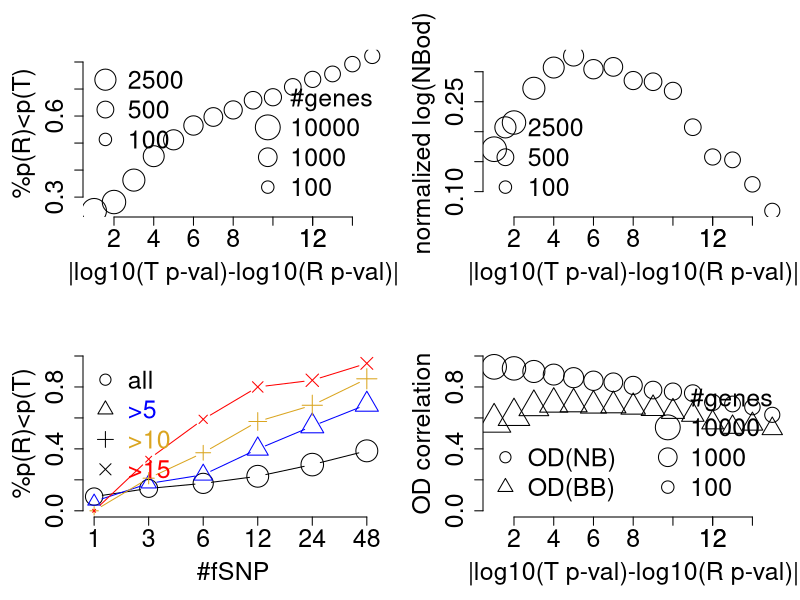
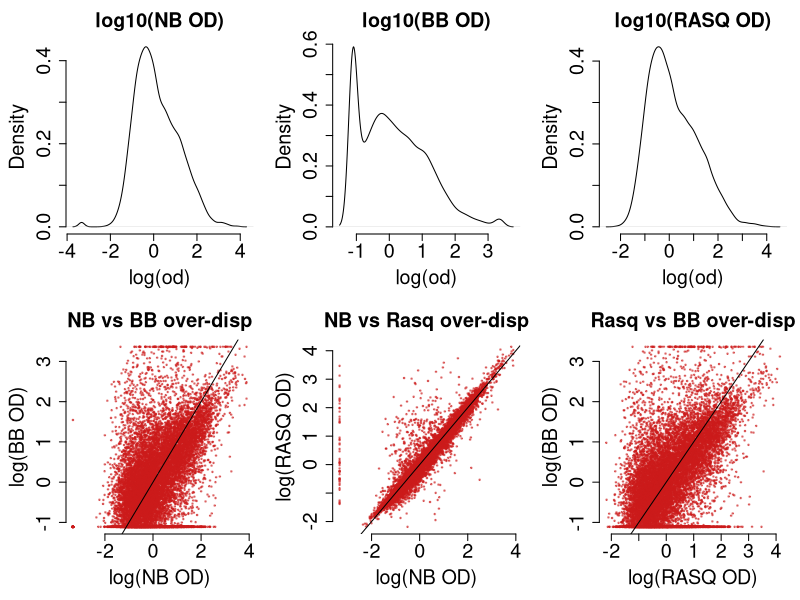
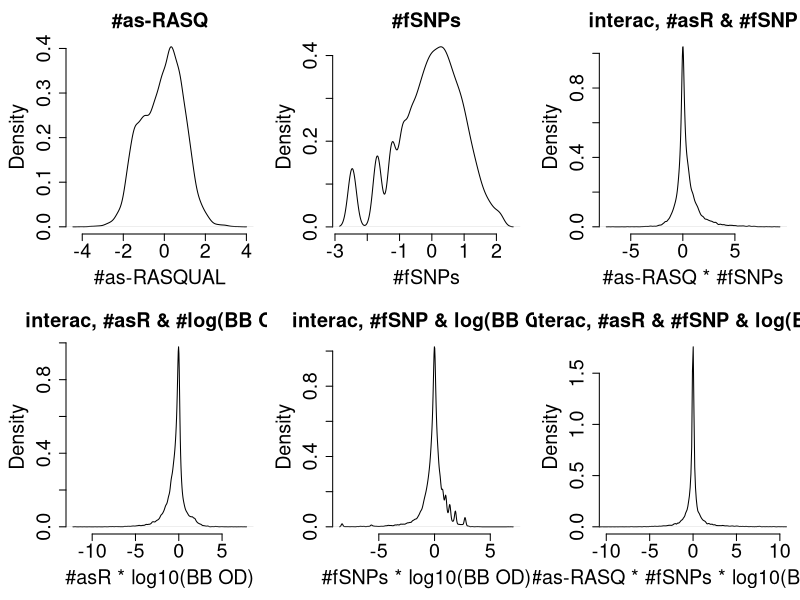
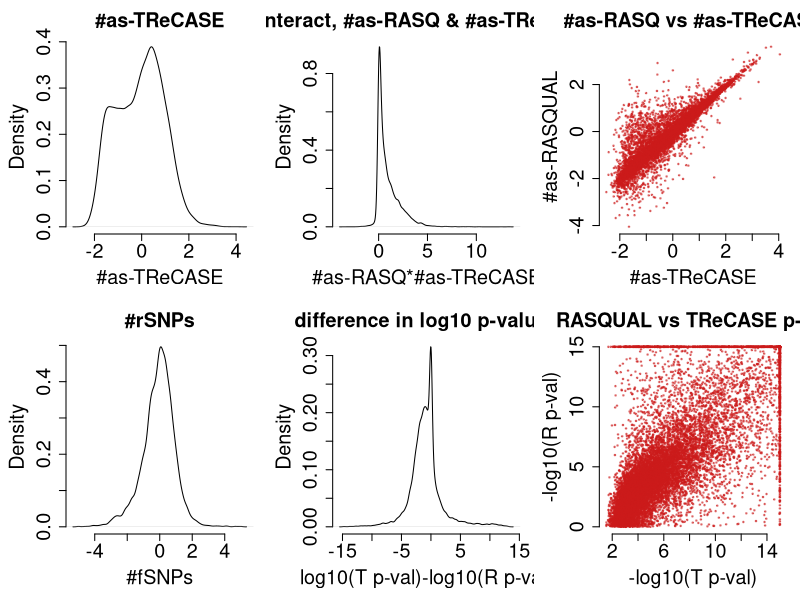
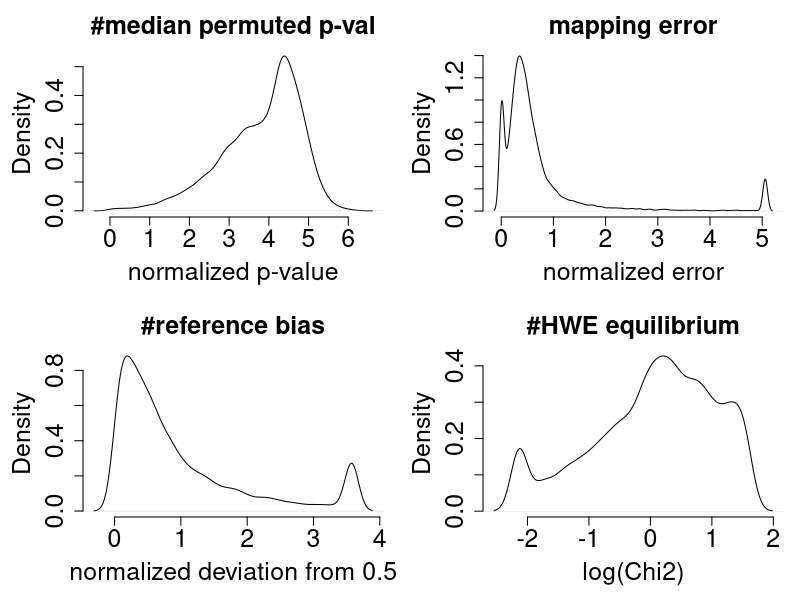
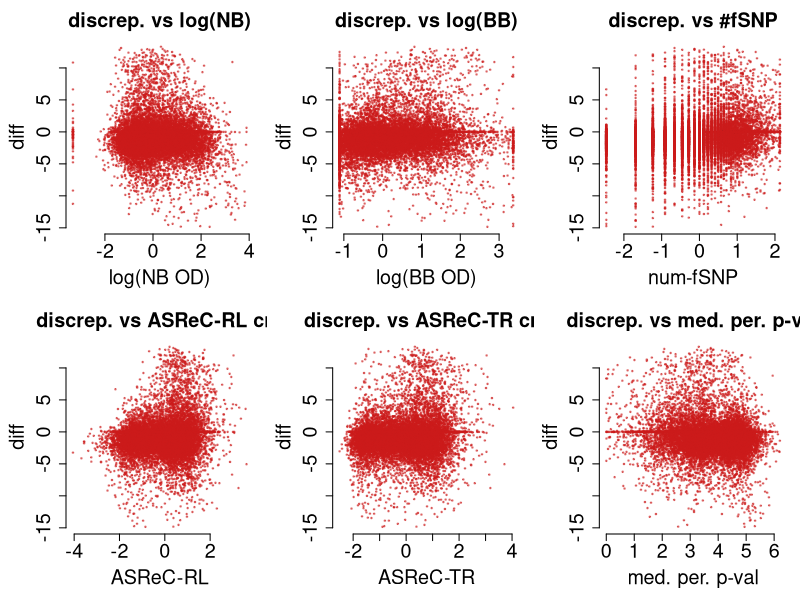
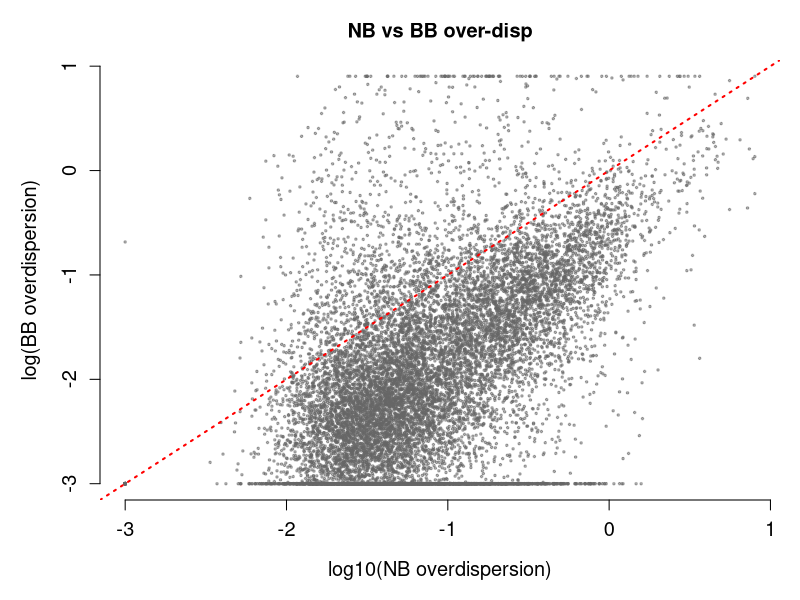
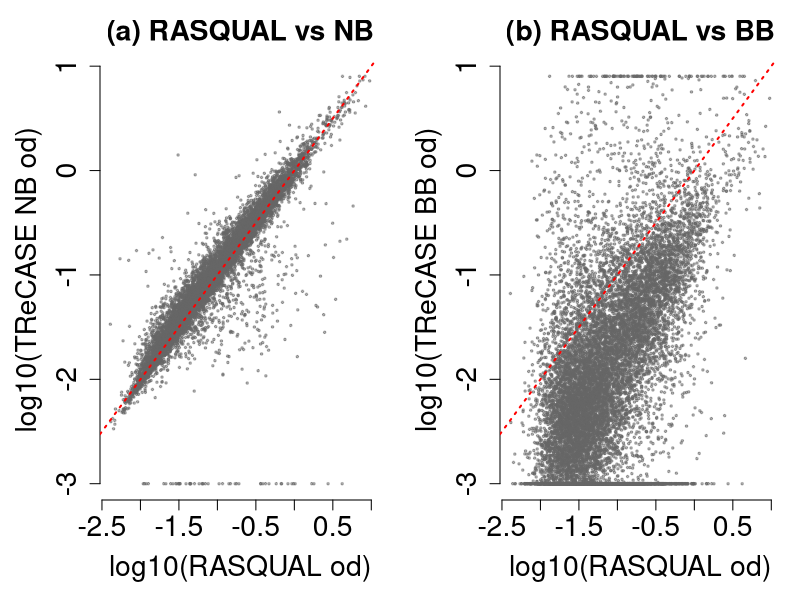

Recreate these plots in R, in order.
## ---- chunk 1
rasq = read.csv("linear_model_cov.csv")
rasq = rasq[!is.na(rasq$pvalT),]
dim(rasq)
rasq[1:2,]

rasq$qvalR = 10^rasq$qval
rasq$qvalT[rasq$qvalT<1e-100] = 1e-100
rasq$qvalR[rasq$qvalR<1e-100] = 1e-100
rasq$pvalT[rasq$pvalT<1e-100] = 1e-100
rasq$pvalR[rasq$pvalR<1e-100] = 1e-100
dim(rasq)

#rasq$rnlt = -log10(rasq$qvalR)
#rasq$tnlt = -log10(rasq$qvalT)
rasq$rnlt = -log10(rasq$pvalR)
rasq$tnlt = -log10(rasq$pvalT)

cent = function(x){
  med = median(x)
  (x-med)
}
norm = function(x){
  sd = sd(x)
  x/sd
}

odNB = rasq$odNB; odNB[odNB<1e-3]=1e-3; odNB[odNB>8]=8; 
odBB = rasq$odBB; odBB[odBB<1e-3]=1e-3; odBB[odBB>8]=8
odR = rasq$OD
lodNBp = log10(odNB); 
lodBBp = log10(odBB); 
lodRp = -log10(odR);
lodNB = cent(norm(lodNBp)); 
lodBB = cent(norm(lodBBp)); 
lodR = cent(norm(lodRp));



hiR = function(cuts, y){
   kp = abs(y)>cuts
   c(mean(y[kp]>0), sum(kp)) 
}
#show RASQUAL 
GfSNP = rasq$NfSNP
GfSNP[rasq$NfSNP>1]=3
GfSNP[rasq$NfSNP>2]=6
GfSNP[rasq$NfSNP>4]=12
GfSNP[rasq$NfSNP>8]=24
GfSNP[rasq$NfSNP>16]=48
cutoff = 25
rasq$rnlt[rasq$rnlt>cutoff] = cutoff
rasq$tnlt[rasq$tnlt>cutoff] = cutoff
y = rasq$rnlt-rasq$tnlt
z = y>0
kp0 = abs(y)>=0
kp1 = abs(y)>=1
kp5 = abs(y)>=5
kp10 = abs(y)>=10
kp15 = abs(y)>=15

ag0 = aggregate(z[kp0], by=list(GfSNP[kp0]), FUN=mean)
ag1 = aggregate(z[kp1], by=list(GfSNP[kp1]), FUN=mean)
ag5 = aggregate(z[kp5], by=list(GfSNP[kp5]), FUN=mean)
ag10 = aggregate(z[kp10], by=list(GfSNP[kp10]), FUN=mean)
ag15 = aggregate(z[kp15], by=list(GfSNP[kp15]), FUN=mean)

cg0 = aggregate(rep(1,sum(kp0)), by=list(GfSNP[kp0]), FUN=sum)
cg1 = aggregate(rep(1,sum(kp1)), by=list(GfSNP[kp1]), FUN=sum)
cg5 = aggregate(rep(1,sum(kp5)), by=list(GfSNP[kp5]), FUN=sum)
cg10 = aggregate(rep(1,sum(kp10)), by=list(GfSNP[kp10]), FUN=sum)
cg15 = aggregate(rep(1,sum(kp15)), by=list(GfSNP[kp15]), FUN=sum)
ind = 1:15
frR = sapply(ind, hiR, y=y)

numg = cors = cors2 = odnb = rep(0, length(ind))
for(i in ind){
  kpi = abs(y)>i
  numg[i] = sum(kpi)
  cors[i] = round((cor(lodR[kpi], lodNB[kpi])),2)
  cors2[i] = round((cor(lodR[kpi], lodBB[kpi])),2)
  odnb[i] = mean(lodNB[kpi])
}

## ---- chunk 2
cexes = 1.8
par(mfrow=c(2,2))
par(mar=c(5,5,3,1))

plot(ind, frR[1,], xlab="|log10(T p-val)-log10(R p-val)|", ylab="%p(R)<p(T)", 
main="", bty="n", cex.main=cexes, cex.lab=cexes, cex.axis=cexes, cex=log10(frR[2,]))
legend("bottomright", legend=c("#genes", 10^(4:2)), pt.cex=c(1, 4:2), 
       cex=cexes, bty="n", pch=c(NA, 1,1,1))
legend("topleft", legend=c(2500, 500, 100), pt.cex=log10(c(2500, 500, 100)), 
       cex=cexes, bty="n", pch=c(1,1,1))
axis(1, at=c(12), 12, cex.axis=cexes)

plot(ind, odnb, xlab="|log10(T p-val)-log10(R p-val)|", ylab="normalized log(NBod)", 
main="", bty="n", cex.main=cexes, cex.lab=cexes, cex.axis=cexes, cex=log10(frR[2,]))
legend("bottomleft", legend=c(2500, 500, 100), pt.cex=log10(c(2500, 500, 100)), 
       cex=cexes, bty="n", pch=c(1,1,1))
axis(1, at=c(12), 12, cex.axis=cexes)


x = 1:6
plot(x, ag0[,2], ylim=c(0,1), type="b", xlab="#fSNP", ylab="%p(R)<p(T)", 
      main="", bty="n", xaxt="n", cex=log10(cg0[,2]), 
      xlim=c(1,6.1), cex.main=cexes, cex.lab=cexes, cex.axis=cexes)
points(x, ag5[,2], col="blue", type="b", pch=2, cex=log10(cg5[,2]))
points(x, ag10[,2], col="goldenrod", type="b", pch=3, cex=log10(cg10[,2]))
points(x, ag15[,2], col="red", type="b", pch=4, cex=log10(cg15[,2]))
axis(1, at=x, ag0[,1], cex.lab=cexes, cex.axis=cexes)
legend("topleft", legend=c("all",">5", ">10", ">15"), 
text.col=c("black", "blue", "goldenrod", "red"), pch=c(1:4), bty="n", cex=cexes)


plot(ind, cors, cex=log10(numg), pch=1, bty="n", xlab="|log10(T p-val)-log10(R p-val)|", 
ylab="OD correlation", main="", cex.main=cexes, cex.lab=cexes, cex.axis=cexes, ylim=c(0,1))
points(ind, cors2, cex=log10(numg), pch=2)
axis(1, at=c(12), 12, cex.axis=cexes)
legend("bottomleft", c("OD(NB)", "OD(BB)"), bty="n", pch=c(1,2), cex=cexes)
legend("bottomright", legend=c("#genes", 10^(4:2)), 
       pt.cex=c(1, 4:2), cex=cexes, bty="n", pch=c(NA, 1,1,1))

## ---- chunk 3
#prepare covariates

NfSNP = rasq$NfSNP;
NfSNP[rasq$NfSNP>=60] = 60;
NfSNP = log(NfSNP)
NfSNP = cent(norm(NfSNP))

NrSNP = rasq$NrSNP;
NrSNP = log(NrSNP)
NrSNP = cent(norm(NrSNP))
NrSNP[NrSNP< -5] = -5
NrSNP[NrSNP> +5] =  5
#hist(NrSNP)

af = rasq$AF
af = norm(af)

hwec2 = rasq$HWEChisq; hwec2[hwec2<1e-2]=1e-2; hwec2[hwec2>30]=30;hwec2=log(hwec2)
hwec2 = norm(hwec2)

derr = rasq$DeltaErr; derr[derr<1e-10]=1e-10; derr[derr>0.01]=0.01
derr = norm(derr)
phib = abs(rasq$PhiBias-.5); phib[phib>.1]=.1
phib = norm(phib)

asT = rasq$asT
asT = cent(norm(log(asT)))

asR = cent(norm(log(rasq$asR)))

cutoff = 15
rasq$rnlt[rasq$rnlt>cutoff] = cutoff
rasq$tnlt[rasq$tnlt>cutoff] = cutoff
y = rasq$rnlt-rasq$tnlt


mpp = rasq$mpp
mpp[mpp<1e-5] = 1e-5
mpp = norm(mpp)

#interactions
i12 = asR*NfSNP
i13 = asR*lodBB
i23 = NfSNP*lodBB
i123 = asR*lodBB*NfSNP
#i123[i123< -10] = -10
#i123[i123>  10] = 10
ia14 = asT*asR
## ---- chunk 4
par(mfrow=c(2,3))
par(mar=c(5,5,3,1))

plot(density(lodNB), bty="n", main="log10(NB OD)", 
     xlab="log(od)", cex.main=cexes, cex.lab=cexes, cex.axis=cexes)
plot(density(lodBB), bty="n", main="log10(BB OD)", 
     xlab="log(od)", cex.main=cexes, cex.lab=cexes, cex.axis=cexes)
plot(density(lodR), bty="n", main="log10(RASQ OD)",
     xlab="log(od)", cex.main=cexes, cex.lab=cexes, cex.axis=cexes)
plot(lodNB, lodBB, main="NB vs BB over-disp", pch=20, cex=0.5, col=rgb(0.8,0.1,0.1,0.5), bty="n",
     xlab="log(NB OD)", ylab="log(BB OD)", cex.main=cexes, cex.lab=cexes, cex.axis=cexes)
abline(a=0, b=1)
plot(lodNB, lodR, main="NB vs Rasq over-disp", pch=20, cex=0.5, col=rgb(0.8,0.1,0.1,0.5), bty="n",
     xlab="log(NB OD)", ylab="log(RASQ OD)", cex.main=cexes, cex.lab=cexes, cex.axis=cexes)
abline(a=0, b=1)
plot(lodR, lodBB, main="Rasq vs BB over-disp", pch=20, cex=0.5, col=rgb(0.8,0.1,0.1,0.5), bty="n",
     xlab="log(RASQ OD)", ylab="log(BB OD)", cex.main=cexes, cex.lab=cexes, cex.axis=cexes)
abline(a=0, b=1)

## ---- chunk 5
par(mfrow=c(2,3))
par(mar=c(5,5,3,1))

plot(density(asR), bty="n", main="#as-RASQ", xlab="#as-RASQUAL", cex.main=cexes, cex.lab=cexes, cex.axis=cexes)
plot(density(NfSNP), bty="n", main="#fSNPs", xlab="#fSNPs", cex.main=cexes, cex.lab=cexes, cex.axis=cexes)
#plot(density(NrSNP), bty="n", main="#rSNPs", xlab="#fSNPs", cex.main=cexes, cex.lab=cexes, cex.axis=cexes)
plot(density(i12), bty="n", main="interac, #asR & #fSNP", 
     xlab="#as-RASQ * #fSNPs", cex.main=cexes, cex.lab=cexes, cex.axis=cexes)
plot(density(i13), bty="n", main="interac, #asR & #log(BB OD)", 
     xlab="#asR * log10(BB OD)", cex.main=cexes, cex.lab=cexes, cex.axis=cexes)
plot(density(i23), bty="n", main="interac, #fSNP & log(BB OD)", 
     xlab="#fSNPs * log10(BB OD)", cex.main=cexes, cex.lab=cexes, cex.axis=cexes)
plot(density(i123), bty="n", main="interac, #asR & #fSNP & log(BB OD0", xlim=c(-10,10),
     xlab="#as-RASQ * #fSNPs * log10(BB OD)", , cex.main=cexes, cex.lab=cexes, cex.axis=cexes)

## ---- chunk 6
par(mfrow=c(2,3))
par(mar=c(5,5,3,1))

plot(density(asT), bty="n", main="#as-TReCASE", 
     xlab="#as-TReCASE", cex.main=cexes, cex.lab=cexes, cex.axis=cexes)
plot(density(ia14), bty="n", main="interact, #as-RASQ & #as-TReCASE", 
     xlab="#as-RASQ*#as-TReCASE", cex.main=cexes, cex.lab=cexes, cex.axis=cexes)
plot(asT, asR, bty="n", main="#as-RASQ vs #as-TReCASE", pch=20, cex=0.5, col=rgb(0.8,0.1,0.1,0.5), bty="n", 
              xlab="#as-TReCASE", ylab="#as-RASQUAL", cex.main=cexes, cex.lab=cexes, cex.axis=cexes)

plot(density(NrSNP), bty="n", main="#rSNPs", 
     xlab="#fSNPs", cex.main=cexes, cex.lab=cexes, cex.axis=cexes)
plot(density(y), bty="n", main="difference in log10 p-values", 
     xlab="log10(T p-val)-log10(R p-val)", cex.main=cexes, cex.lab=cexes, cex.axis=cexes)
plot(rasq$tnlt, rasq$rnlt, bty="n", main="RASQUAL vs TReCASE p-val", pch=20, cex=0.5, col=rgb(0.8,0.1,0.1,0.5), bty="n", 
              xlab="-log10(T p-val)", ylab="-log10(R p-val)", cex.main=cexes, cex.lab=cexes, cex.axis=cexes)
#rasq$rnlt-rasq$tnlt") - negative implies TReCASE is more significant

## ---- chunk 7
par(mfrow=c(2,2))
par(mar=c(5,5,3,1))
plot(density(mpp), bty="n", main="#median permuted p-val", 
     xlab="normalized p-value", cex.main=cexes, cex.lab=cexes, cex.axis=cexes)
plot(density(derr), bty="n", main="mapping error", 
     xlab="normalized error", cex.main=cexes, cex.lab=cexes, cex.axis=cexes)
plot(density(phib), bty="n", main="#reference bias", 
     xlab="normalized deviation from 0.5", cex.main=cexes, cex.lab=cexes, cex.axis=cexes)
plot(density(hwec2), bty="n", main="#HWE equilibrium", 
     xlab="log(Chi2)", cex.main=cexes, cex.lab=cexes, cex.axis=cexes)
## ---- chunk 8
par(mfrow=c(2,3))
par(mar=c(5,5,3,1))

plot(lodNB, y, main="discrep. vs log(NB)", ylab="diff", pch=20, cex=0.5, col=rgb(0.8,0.1,0.1,0.5), 
     xlab="log(NB OD)", cex.main=cexes,  cex.lab=cexes, cex.axis=cexes, bty="n")
plot(lodBB, y, main="discrep. vs log(BB)", ylab="diff", pch=20, cex=0.5, col=rgb(0.8,0.1,0.1,0.5),  
     xlab="log(BB OD)", cex.main=cexes, cex.lab=cexes, cex.axis=cexes, bty="n")
plot(NfSNP, y, main="discrep. vs #fSNP", ylab="diff", pch=20, cex=0.5, col=rgb(0.8,0.1,0.1,0.5), 
     xlab="num-fSNP", cex.main=cexes, cex.lab=cexes, cex.axis=cexes, bty="n")
plot(asR, y, main="discrep. vs ASReC-RL cnt", ylab="diff",  pch=20, cex=0.5, col=rgb(0.8,0.1,0.1,0.5),
     xlab="ASReC-RL", cex.main=cexes, cex.lab=cexes,cex.axis=cexes, bty="n")
plot(asT, y, main="discrep. vs ASReC-TR cnt", ylab="diff",  pch=20, cex=0.5, col=rgb(0.8,0.1,0.1,0.5),
     xlab="ASReC-TR", cex.main=cexes, cex.lab=cexes, cex.axis=cexes, bty="n")
plot(mpp, y, main="discrep. vs med. per. p-val", ylab="diff",  pch=20, cex=0.5, col=rgb(0.8,0.1,0.1,0.5), 
     xlab="med. per. p-val", cex.main=cexes, cex.lab=cexes, cex.axis=cexes, bty="n")

## ---- chunk 9
#a function to fit model on a subset of genes

subset_fit = function(kp, digits=3){
  nms = c("log(OD_BB)", "ASReC_R", "n-fSNP", "ASReC_R:n-fSNP", "ASReC_R:log(OD_BB)",
   "n-fSNP:log(OD_BB)", "ASReC_R:n-fSNP:log(OD_BB)", "n-rSNP", "log(OD_NB)",
   "ASReC_T", "ASReC_T:ASReC_R", "AF", "Chi2-HWEC", "Map.Err", "Ref.Bias", "Med(perm-p)") 
  lm.2 = lm(y[kp]~lodBB[kp]+asR[kp]+NfSNP[kp]
             +i12[kp]+i13[kp]+i23[kp]+i123[kp]
             +NrSNP[kp]+lodNB[kp]+asT[kp]+ia14[kp]
             +af[kp]+hwec2[kp]+derr[kp]+phib[kp]+mpp[kp])
  names(lm.2$coefficients)[-1] = nms
  
  
  
  library(car)
  an.1 = anova(lm.2)
  tss = sum(an.1[,2])
  an.3 = Anova(lm.2, type="3")
  ano3 = cbind(round(100*an.3[,1]/tss,digits-2), format(an.3[,4], scientific=T, digits=digits-1))[-1,]
  
  
  lm.m0 = lm(y[kp]~1)
  lm.m1 = lm(y[kp]~lodBB[kp])
  lm.m2 = lm(y[kp]~asR[kp])
  lm.m3 = lm(y[kp]~NfSNP[kp])
  lm.m4 = lm(y[kp]~i12[kp])
  lm.m5 = lm(y[kp]~i13[kp])
  lm.m6 = lm(y[kp]~i23[kp])
  lm.m7 = lm(y[kp]~i123[kp])
  lm.m8 = lm(y[kp]~NrSNP[kp])
  lm.m9 = lm(y[kp]~lodNB[kp])
  lm.m10 = lm(y[kp]~asT[kp])
  lm.m11 = lm(y[kp]~ia14[kp])
  
  lm.m12 = lm(y[kp]~af[kp])
  lm.m13 = lm(y[kp]~hwec2[kp])
  lm.m14 = lm(y[kp]~derr[kp])
  lm.m15 = lm(y[kp]~phib[kp])
  lm.m16 = lm(y[kp]~mpp[kp])
  
  mr2 = 
  c(round(summary(lm.m0)$r.squared*100,digits-2), lm.m0$coef[1], summary(lm.m0)$coefficients[1,4],
  round(summary(lm.m1)$r.squared*100,digits-2), lm.m1$coef[2], summary(lm.m1)$coefficients[2,4],
  round(summary(lm.m2)$r.squared*100,digits-2), lm.m2$coef[2], summary(lm.m2)$coefficients[2,4],
  round(summary(lm.m3)$r.squared*100,digits-2), lm.m3$coef[2], summary(lm.m3)$coefficients[2,4],
  round(summary(lm.m4)$r.squared*100,digits-2), lm.m4$coef[2], summary(lm.m4)$coefficients[2,4],
  round(summary(lm.m5)$r.squared*100,digits-2), lm.m5$coef[2], summary(lm.m5)$coefficients[2,4],
  round(summary(lm.m6)$r.squared*100,digits-2), lm.m6$coef[2], summary(lm.m6)$coefficients[2,4],
  round(summary(lm.m7)$r.squared*100,digits-2), lm.m7$coef[2], summary(lm.m7)$coefficients[2,4],
  round(summary(lm.m8)$r.squared*100,digits-2), lm.m8$coef[2], summary(lm.m8)$coefficients[2,4],
  round(summary(lm.m9)$r.squared*100,digits-2), lm.m9$coef[2], summary(lm.m9)$coefficients[2,4],
  round(summary(lm.m10)$r.squared*100,digits-2), lm.m10$coef[2], summary(lm.m10)$coefficients[2,4],
  round(summary(lm.m11)$r.squared*100,digits-2), lm.m11$coef[2], summary(lm.m11)$coefficients[2,4],
  round(summary(lm.m12)$r.squared*100,digits-2), lm.m12$coef[2], summary(lm.m12)$coefficients[2,4],
  round(summary(lm.m13)$r.squared*100,digits-2), lm.m13$coef[2], summary(lm.m13)$coefficients[2,4],
  round(summary(lm.m14)$r.squared*100,digits-2), lm.m14$coef[2], summary(lm.m14)$coefficients[2,4],
  round(summary(lm.m15)$r.squared*100,digits-2), lm.m15$coef[2], summary(lm.m15)$coefficients[2,4],
  round(summary(lm.m16)$r.squared*100,digits-2), lm.m16$coef[2], summary(lm.m16)$coefficients[2,4])
  mr2 = t(matrix(mr2, nrow=3))
  
  tab = summary(lm.2)$coef
  tab[,1] = round(tab[,1],digits)
  tab[,2] = round(tab[,2],digits)
  tab = tab[,-3]
  tab = cbind(tab, mr2[,2], mr2[,3])
  tab[,3] = format(as.numeric(tab[,3]), scientific=T, digits=2)
  tab[,4] = round(as.numeric(tab[,4]), digits)
  tab[,5] = format(as.numeric(tab[,5]), scientific=T, digits=2)
  colnames(tab) = c("Est", "SE", "P-val", "Marg.Est", "Marg.P")
  #tab
  
  ano = an.1
  ano[,3] = round(100*ano[,2]/tss,digits-2)
  ano[,5] = format(ano[,5], scientific=T, digits=2)
  ano[,2] = round(ano[,2])
  ano = cbind(ano[,-c(1,4)], ano3)
  ano = ano[-17,]
  ano = cbind(ano, mr2[-1,1])
  rownames(ano) = names(lm.2$coefficients)[-1]
  colnames(ano)=c("SumSq", "Typ1per", "T1P-val", "Typ3per", "T3P-val", "Marg.R")
  #ano
  list(tab=tab, ano=ano, r2=summary(lm.2)$r.squared)
}


## ---- chunk 10
#with several cutoffs
#kp = abs(y)>=(cutoff-5)
cutsub = 0
kp = abs(y)>=cutsub
sum(kp)
resA = subset_fit(kp, digits=3)

resA$tab
resA$ano
resA$r2

write.csv(resA$ano, sprintf("anova_cut%s.csv", cutsub), quote=F)
write.csv(resA$tab, sprintf("model_cut%s.csv", cutsub), quote=F)

## ---- chunk 11
cutsub = 5
kp = abs(y)>=cutsub
sum(kp)
resA = subset_fit(kp)

resA$tab
resA$ano
resA$r2

write.csv(resA$ano, sprintf("anova_cut%s.csv", cutsub), quote=F)
write.csv(resA$tab, sprintf("model_cut%s.csv", cutsub), quote=F)

## ---- chunk 12
cutsub = cutoff-5
kp = abs(y)>=cutsub
sum(kp)
resA = subset_fit(kp)

resA$tab
resA$ano
resA$r2

write.csv(resA$ano, sprintf("anova_cut%s.csv", cutsub), quote=F)
write.csv(resA$tab, sprintf("model_cut%s.csv", cutsub), quote=F)

## ---- chunk 13
cutsub = 10
kp = abs(y)<cutsub
sum(kp)
resA = subset_fit(kp)

resA$tab
resA$ano
resA$r2

write.csv(resA$ano, sprintf("anova_less%s.csv", cutsub), quote=F)
write.csv(resA$tab, sprintf("model_less%s.csv", cutsub), quote=F)
## ---- chunk 14
cutsub = 5
kp = abs(y)<cutsub
sum(kp)
resA = subset_fit(kp)

resA$tab
resA$ano
resA$r2

write.csv(resA$ano, sprintf("anova_less%s.csv", cutsub), quote=F)
write.csv(resA$tab, sprintf("model_less%s.csv", cutsub), quote=F)

## ---- chunk 15
kp = abs(y)>5
lm.r = lm(lodR[kp]~lodBB[kp]+lodNB[kp]+lodBB[kp]:lodNB[kp])
odr = lm.r$residuals
lm.3 = lm(y[kp]~lodBB[kp]+asR[kp]+NfSNP[kp]
             +i12[kp]+i13[kp]+i23[kp]+i123[kp]
             +NrSNP[kp]+lodNB[kp]+asT[kp]+ia14[kp]+odr
             +af[kp]+hwec2[kp]+derr[kp]+phib[kp]+mpp[kp])
summary(lm.3)
anova(lm.r)
anova(lm.3)

## ---- chunk 16
cexes = 1.2
png("new_od_plot.png", height=4, width=4, res=300, units="in")
par(mar=c(5,5,3,1))
plot(lodNBp, lodBBp, main="NB vs BB over-disp", pch=20, cex=.5, col=rgb(0.4,0.4,0.4,0.5), bty="n",
     xlab="log10(NB overdispersion)", ylab="log(BB overdispersion)", cex.main=cexes, cex.lab=cexes, cex.axis=cexes)
abline(a=0, b=1, col="red", lwd=2, lty=3)
dev.off()

rasqS = trecS = rep(0, nrow(rasq))
rasqS[rasq$qvalR<5e-2] = 1
rasqS[rasq$qvalR<1e-3] = 2
rasqS[rasq$qvalR<1e-4] = 3
rasqS[rasq$qvalR<1e-5] = 4

trecS[rasq$qvalT<5e-2] = 1
trecS[rasq$qvalT<1e-3] = 2
trecS[rasq$qvalT<1e-4] = 3
trecS[rasq$qvalT<1e-5] = 4

table(rasqS, trecS)
## ---- chunk 17
cexes = 1.7
png("od_vs_rasq_plot.png", height=4, width=8, res=300, units="in")
par(mfrow=c(1,2))
par(mar=c(5,5,3,1))
plot(lodRp, lodNBp, main="(a) RASQUAL vs NB", pch=20, cex=.5, col=rgb(0.4,0.4,0.4,0.5), bty="n",
     xlab="log10(RASQUAL od)", ylab="log10(TReCASE NB od)", cex.main=cexes, cex.lab=cexes, cex.axis=cexes)
abline(a=0, b=1, col="red", lwd=2, lty=3)

plot(lodRp, lodBBp, main="(b) RASQUAL vs BB", pch=20, cex=.5, col=rgb(0.4,0.4,0.4,0.5), bty="n",
     xlab="log10(RASQUAL od)", ylab="log10(TReCASE BB od)", cex.main=cexes, cex.lab=cexes, cex.axis=cexes)
abline(a=0, b=1, col="red", lwd=2, lty=3)
dev.off()
